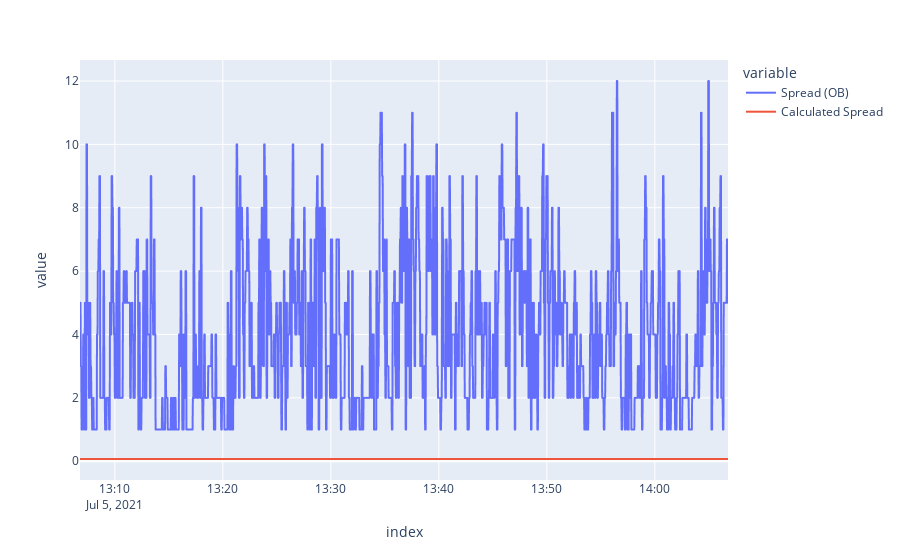

This figure's notebook cell:
### Markdown cell above
# DELETE THIS CELL IN YOUR FILE

# You can have several processes with which you are obtaining the results you need.

### Code cell
visualizations.Model2_graph_results(M2_1)

### Figure 1 — Plotly figure (JSON) as saved in the notebook; plotly's stock layout.template omitted (floating-point values rounded to 4 significant figures; data arrays with more than 128 entries replaced by an {"elided": "..."} marker saying what was removed)
{"data": [{"hovertemplate": "variable=Spread (OB)<br>index=%{x}<br>value=%{y}<extra></extra>", "legendgroup": "Spread (OB)", "line": {"color": "#636efa", "dash": "solid"}, "marker": {"symbol": "circle"}, "mode": "lines", "name": "Spread (OB)", "showlegend": true, "type": "scattergl", "x": {"elided": "2401 str values"}, "xaxis": "x", "y": {"elided": "2401 int values"}, "yaxis": "y"}, {"hovertemplate": "variable=Calculated Spread<br>index=%{x}<br>value=%{y}<extra></extra>", "legendgroup": "Calculated Spread", "line": {"color": "#EF553B", "dash": "solid"}, "marker": {"symbol": "circle"}, "mode": "lines", "name": "Calculated Spread", "showlegend": true, "type": "scattergl", "x": {"elided": "2401 str values"}, "xaxis": "x", "y": {"elided": "2401 float values"}, "yaxis": "y"}], "layout": {"legend": {"title": {"text": "variable"}, "tracegroupgap": 0}, "margin": {"t": 60}, "xaxis": {"anchor": "y", "domain": [0, 1], "title": {"text": "index"}}, "yaxis": {"anchor": "x", "domain": [0, 1], "title": {"text": "value"}}}}
